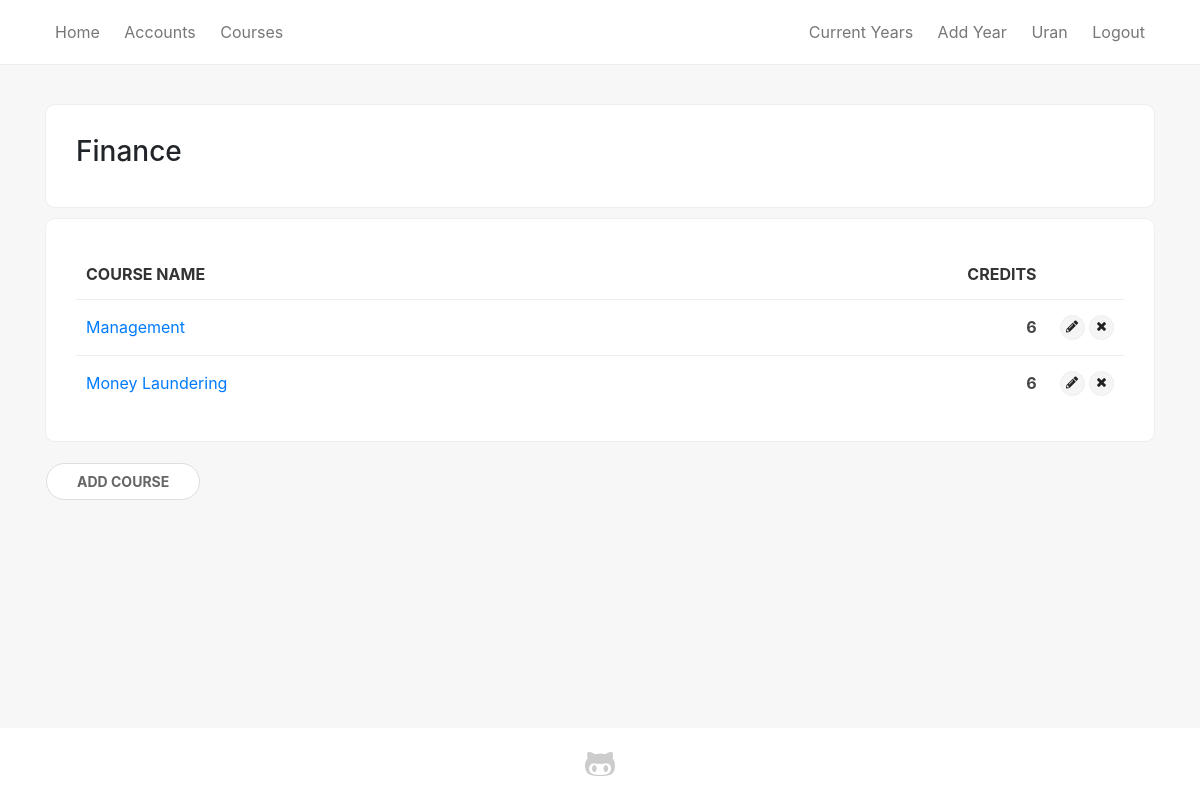
The app's page /program/2 (signed in), older data.
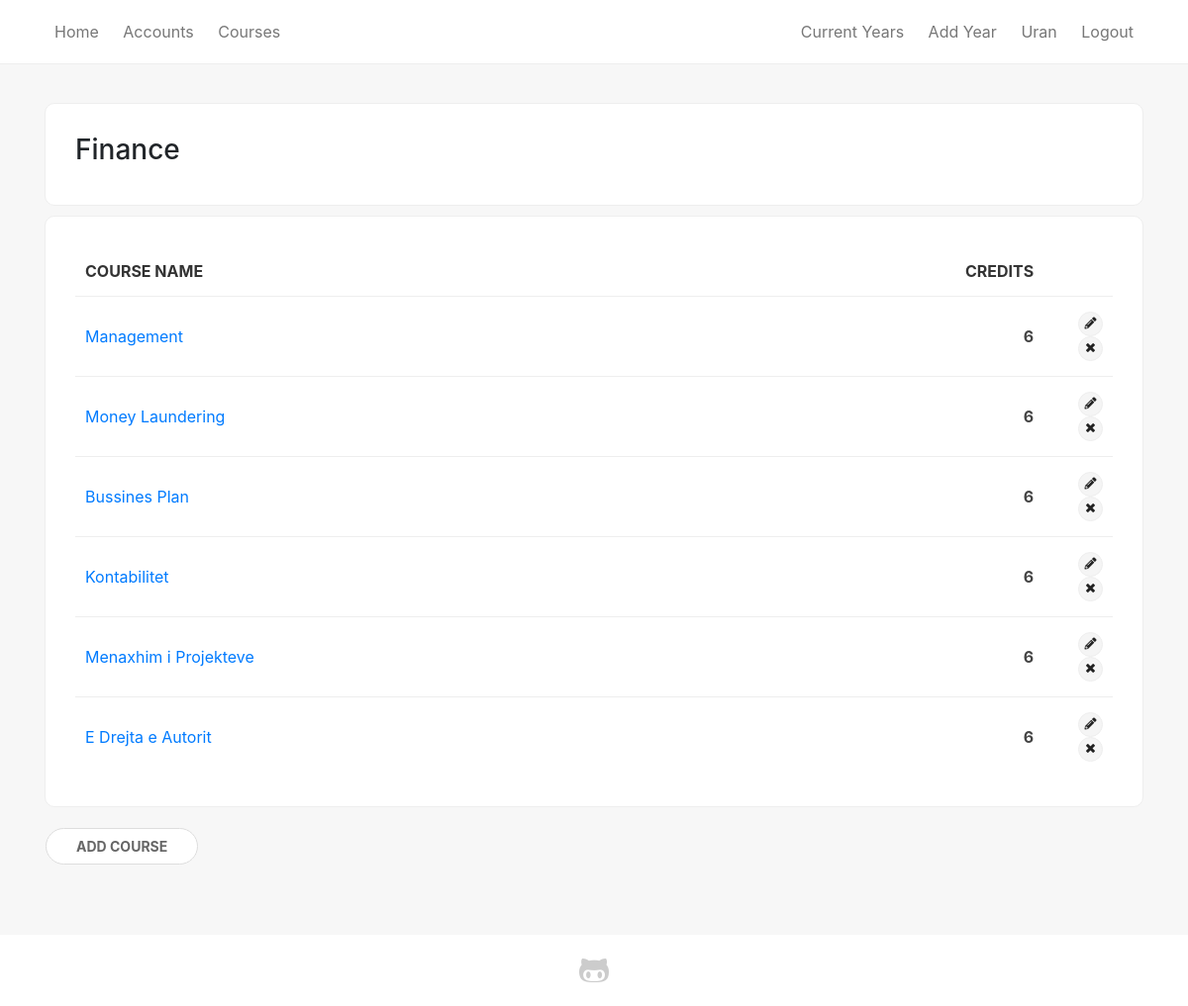
The same page, newer data.
### sems/models.py (models this page shows, shortened)
class Student(models.Model):
    user = models.OneToOneField(User, on_delete=models.CASCADE, null=True)
    first_name = models.CharField(max_length=100, null=True)
    last_name = models.CharField(max_length=100, null=True)
    picture = models.ImageField(null=True, blank=True, default='no-img.png')
    website = models.URLField(max_length=100, null=True, blank=True)
    email = models.EmailField(max_length=100, null=True)
    program = models.ForeignKey(Program, on_delete=models.SET_NULL, null=True)
    country = models.ForeignKey(State, on_delete=models.SET_NULL, null=True)
    city = models.CharField(max_length=100, null=True)
    course = models.ManyToManyField(Course, related_name='course')
    course_teacher = models.ManyToManyField(Course, related_name='course_teacher')
    viti = models.IntegerField(choices=YEARS, default=1)
    semester = models.IntegerField(choices=SEMESTER, default=1)
    level = models.CharField(max_length=100, choices=LEVELS, default=1)

class Program(models.Model):
    name = models.CharField(max_length=150)
    summary = models.TextField(null=True, blank=True)

class Course(models.Model):
    name = models.CharField(max_length=200)
    summary = models.TextField(max_length=600, null=True, blank=True)
    program = models.ForeignKey(Program, on_delete=models.CASCADE)
    start_date = models.DateField()
    end_date = models.DateField()
    credits = models.IntegerField(null=True, default=0)
    def __str__(self):
        return self.name

### sems/views.py (the view)
# urls.py: path('program/<int:pk>', views.program_detail, name='program_single'),
def program_detail(request, pk):
    program = Program.objects.get(pk=pk)
    courses = Course.objects.filter(program_id=pk)
    credits = Course.objects.aggregate(Sum('credits'))
    if request.user.is_authenticated:
        return render(
            request,
            'program_single.html',
            {'program': program, 'courses': courses, 'credits': credits},
        )
    else:
        return redirect('login')

### sems/templates/program_single.html (shortened to what this page needs)
{% extends 'base_generic.html' %}
{% block content %}
<div class="container">
    <div class="no-shade card-box">
        <h3>{{ program.name }}</h3>
    </div>
    <div class="shadow-box">
        {% if courses %}
        <table>
            <thead>
                <tr>
                    <th>Course name</th>
                    <th class="text-right">Credits</th>
                    <th></th>
                </tr>
            </thead>
        {% for course in courses %}
            <tr>
                <td><a href="{% url 'course_detail' pk=course.pk %}">{{ course }}</a></td>
                <td class="text-right"><b>{{ course.credits }}</b></td>
                {% if user.is_superuser %}
                    <td style="max-width: 10px" class="text-right">
                        <a title="Edit" href="{% url 'course_edit' pk=course.pk %}" class="label sm-label"><i class="fas fa-pencil-alt"></i></a>
                        <span class="with-popup">
                            <a title="Delete" class="label sm-label"><i class="fas fa-times"></i></a>
                        </span>
                    </td>
                {% endif %}
            </tr>
        {% endfor %}
        </table>
        {% else %}
        <p class="text-center"><i class="material-icons">sentiment_dissatisfied</i><br/>No courses added</p>
        {% if user.is_superuser %}
        <p class="text-center lead">Start by <a href="{% url 'course_add' pk=program.pk %}">adding new course</a></p>
        {% endif %}
        {% endif %}
    </div>
    {% if user.is_authenticated and user.is_superuser and courses %}
    <div class="empty-box">
        <a class="btn btn-primary" href="{% url 'course_add' pk=program.pk %}">Add course</a>
    </div>
    {% endif %}
</div>
{% endblock %}

### sems/templates/base_generic.html (shortened to what this page needs)
{% load static %}
<html>
<head>
    <link rel="stylesheet" href="{% static 'css/bootstrap.min.css' %}">
    <link rel="stylesheet" href="{% static 'css/main.css' %}">
    <link rel="stylesheet" href="{% static 'fonts/fontawesome-all.min.css' %}">
</head>
<body>
    <div class="wrapper">
        <header>
            <nav>
                <div class="container">
                    {% url 'home' as hom %}
                    {% url 'students' as acc %}
                    {% url 'programs' as prog %}
                    {% url 'login' as log %}
                    {% url 'student_detail' pk=user.student.pk as sd %}
                    <a href="{% url 'home' %}" {% if request.path == hom %} class="active"{% endif %}>Home</a>
                    <a href="{% url 'students' %}" {% if request.path == acc %} class="active"{% endif %}>Accounts</a>
                    <a href="{% url 'programs' %}" {% if request.path == prog %} class="active"{% endif %}>Courses</a>
                    <div class="inline-block float-right text-right">
                    {% if not user.is_authenticated %}
                    <a href="{% url 'login' %}" {% if request.path == log %} class="active"{% endif %}>Login</a>
                    {% else %}
                        <a href="{% url 'current_years' %}">Current Years</a>
                        <a href="{% url 'year_add' %}">Add Year</a>
                        <a href="{% url 'student_detail' pk=user.student.pk %}" {% if request.path == sd %} class="active"{% endif %}>{{ user.student.first_name }}</a>
                    <a href="{% url 'logout' %}">Logout</a>
                    {% endif %}
                    </div>
                </div>
            </nav>
        </header>
        <br/>
        {% block content %}
        {% endblock %}
    </div>
    <footer>
        <div class="container">
            <div class="row justify-content-center">
                <div class="col-md-6 col-xs-12 text-center">
                    <a href="https://github.com/urankajtazaj/SEMS" title="View on GitHub" target="_blank"><i class="fab fa-github-alt fa-2x"></i></a>
                </div>
            </div>
        </div>
    </footer>
</body>
</html>

### sems/static/css/main.css (style rules this page uses)
* { --main-color: #006992; }
.inline-block { display: inline-block; }
body { display: flex; flex-direction: column; background-color: #f7f7f7; min-height: 100vh; }
.wrapper { flex: 1; }
nav { padding: 20px 0; background-color: #fff; margin-bottom: 15px; border-bottom: 1px solid #eee; }
nav a { padding: 20px 10px; color: #777; border-bottom: 2px solid transparent; transition: 100ms ease; }
.shadow-box, .card-box, .empty-box { padding: 30px; border-radius: 10px; margin-bottom: 10px; display: block; border: 1px solid #eee; position: relative; background-color: #fff; overflow: hidden; }
.empty-box { border-color: transparent; background-color: transparent; padding: 10px 0; }
table { width: 100%; }
td, th { padding: 15px 10px; border-top: 1px solid #eee; color: #444; }
th { border: none; color: #333; background-color: #fff; text-transform: uppercase; }
.btn { border: none; text-transform: uppercase; font-size: normal; font-weight: bold; border-radius: 4px; position: relative; font-size: 15px; padding: 6px 20px; padding-left: 30px; }
.label { display: inline-flex; justify-content: center; align-items: center; border-radius: 50px; background-color: #f5f5f5; color: #777; padding: 4px 10px; border: 1px solid #eee; }
.btn-primary, .empty-box a.btn-primary, .empty-box button.btn-primary, .btn-third, .btn-danger { border-radius: 50px; background-color: #fff; border: 1px solid #ddd; color: #666; font-size: 14px; box-shadow: none; padding: 7px 30px; }
td { position: relative; }
footer { background-color: #fff; padding: 20px 0; margin-top: 50px; }
footer a { color: #ccc; transition: 150ms ease; }
.with-popup { position: relative; }
.with-popup a { cursor: pointer; }
.sm-label { width: 25px; height: 25px; font-size: 12px; }
td .fas { color: #222; }

Row changes from the older to the newer data that the page shows:
added Course: name "Bussines Plan", credits "6"
added Course: name "Kontabilitet", credits "6"
added Course: name "Menaxhim i Projekteve", credits "6"
added Course: name "E Drejta e Autorit", credits "6"
